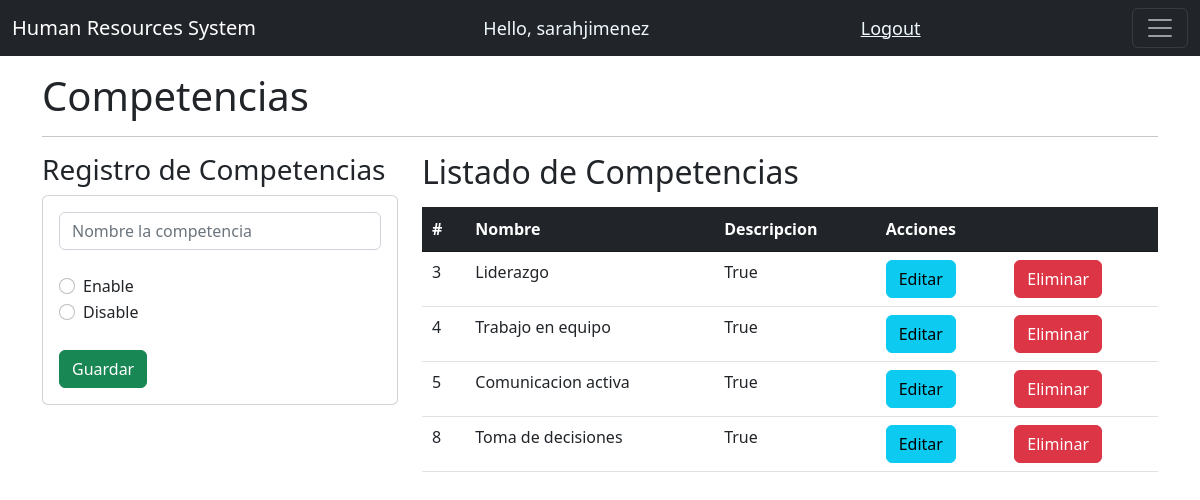
The page /competencias/ (signed in) on the database its author committed.
### system/models.py (models this page shows, shortened)
class Competencia(models.Model):
    competencia=models.CharField(max_length=200, null=True)
    estado=models.BooleanField(default=False)

### system/decorators.py (the view)
        def wrapper_func(request, *args, **kwargs):
            group = None
            if request.user.groups.exists():
                group = request.user.groups.all()[0].name
            if group in allowed_roles:
                return view_func(request, *args, **kwargs)
            else:
                return HttpResponse('No estas autorizado para ver esta pagina')

### system/views.py (called while the page is built)
@login_required(login_url='loginPage')
@allowed_users(allowed_roles=['admin'])
def competencias(request):
    competencia = Competencia.objects.all()
    return render(request, 'system/competencias.html', {'competencia':competencia})

### system/templates/system/competencias.html
{% extends 'system/main.html' %}
{% block content %}
<br>
<h1>Competencias</h1>
<hr>
<div class="row">
  <div class="col-sm-12 xol-md-6 col-lg-4 col-xl-4">
    <h3>Registro de Competencias</h3>
  <div class="card">
    <div class="card-body">
      <form action="/registrarCompetencias/" method="POST"> {% csrf_token %}
        <div class="form-group">
          <input type="text" id="txtCompetencia" name="txtCompetencia" class="form-control"
          placeholder="Nombre la competencia" maxlength="50" required>
        </div>
        <br>
        <div class="form-check" method="POST">
          <input class="form-check-input" type="radio" name="checkEstadoComp" id="checkEstadoComp" value="True">
          <label class="form-check-label" for="checkEstadoComp">
            Enable
          </label>
        </div>
        <div class="form-check">
          <input class="form-check-input" type="radio" name="checkEstadoComp" id="checkEstadoComp" value="False">
          <label class="form-check-label" for="checkEstadoComp">
            Disable
          </label>
        </div>
        <br>
        <div class="form-group">
          <button type="submit" class="btn btn-success">Guardar</button>
        </div>
      </form>
    </div>
   </div>
  </div>
    <div class="col-sm-12 col-md-6 col-lg-8 col-xl-8">
      <h2>Listado de Competencias</h2>
    <div class="table-responsive py-2">
    <table class="table" id="table_id">
    <thead class="table-dark">
        <tr>
            <th scope="col">#</th>
            <th scope="col">Nombre</th>
            <th scope="col">Descripcion</th>
            <th scope="col" colspan="2">Acciones</th>
          </tr>
    </thead>
    <tbody>
      {% for i in competencia %}
        <tr>
            <td>{{i.id}} </td>
            <td>{{i.competencia}} </td>
            <td>{{i.estado}} </td>
            <td><a href="/edicionCompetencia/{{i.id}}" class="btn btn-info">Editar</a></td>
            <td><a href="/eliminarCompetencia/{{i.id}}" class="btn btn-danger">Eliminar</a></td>
          </tr>
          {% endfor %}
    </tbody>
    </table>
  </div>
</div>
</div>
  {% endblock %}

### system/templates/system/navbar.html (shortened to what this page needs)
{% load static%}
<nav class="navbar navbar-dark bg-dark fixed-top">
    <div class="container-fluid">
      <a class="navbar-brand" href="{% url 'home' %}">Human Resources System</a>
      <span class="hello-msg">Hello, {{request.user}}</span>
      <span><a class="hello-msg" href="{% url 'logoutUser' %}">Logout</a></span>
      <button class="navbar-toggler" type="button" data-bs-toggle="offcanvas" data-bs-target="#offcanvasNavbar" aria-controls="offcanvasNavbar">
        <span class="navbar-toggler-icon"></span>
      </button>
    </div>
  </nav>
  <br>

### static/css/main.css (style rules this page uses)
body { background-color: rgb(255, 255, 255); }

### system/templates/system/navbar.html (style rules this page uses)
.hello-msg { font-size: 18px; color: aliceblue; }

### rows shown on the page
Competencia: id "3", competencia "Liderazgo", estado "True"
Competencia: id "4", competencia "Trabajo en equipo", estado "True"
Competencia: id "5", competencia "Comunicacion activa", estado "True"
Competencia: id "8", competencia "Toma de decisiones", estado "True"

### other values the page prints
{{ request.user }} "sarahjimenez"
